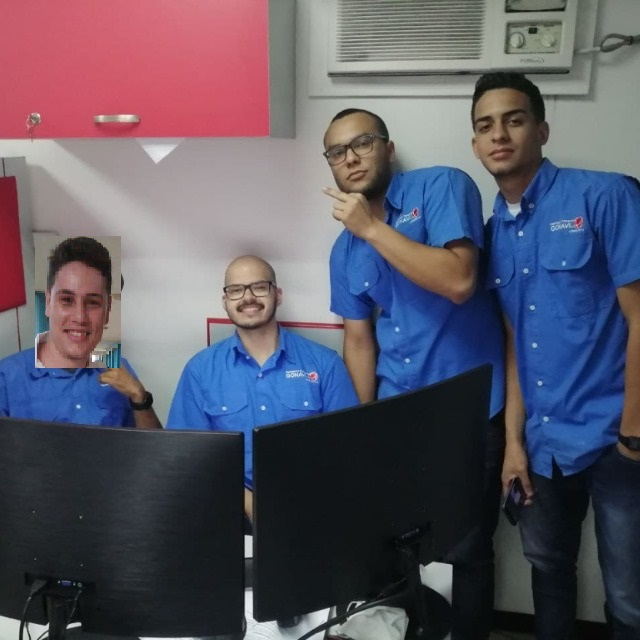
#> input picture test/files/gti.jpeg, 640 x 640 px
$ python img.py
#> lines starting #> are read from the running program, lines starting #| are printed output that depends on the picture
import cv2

image = cv2.imread('files/gti.jpeg', 0)
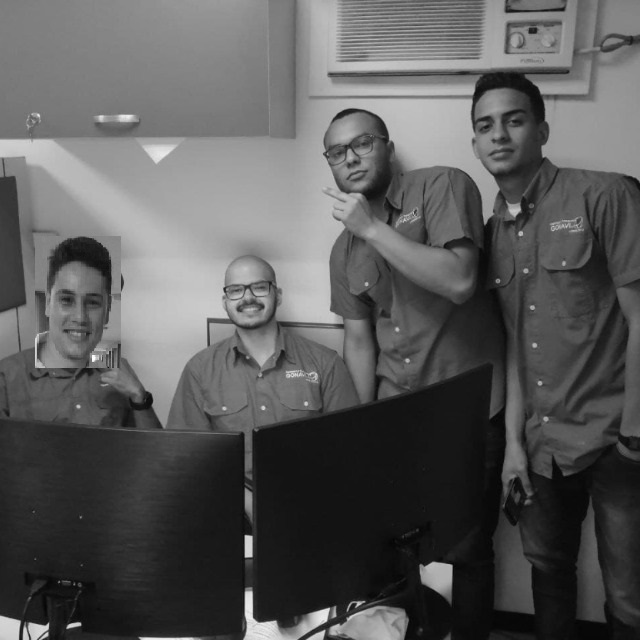
#> image: shape (640, 640); min 2, max 255, mean 89.5
cv2.imshow('GTI - Desarrollo',image)
cv2.waitKey(2000)
cv2.imwrite('files/image(black_white).jpeg', image)
cv2.destroyAllWindows()
